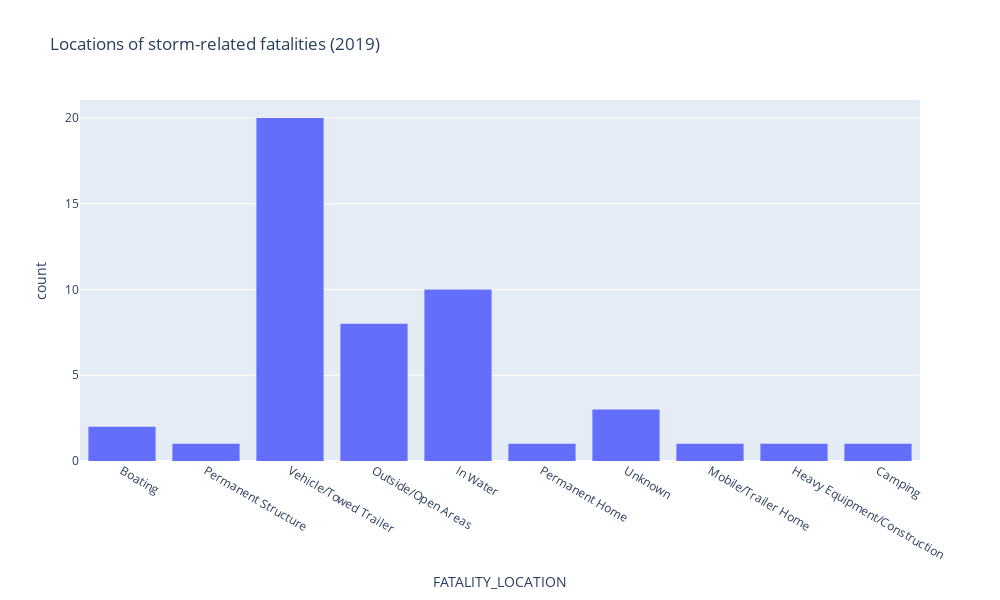

This figure's notebook cell:
### Markdown cell above
It looks like Texas has a lot of hail storms!

We can also perform more complex queries. For example, we can join our two datasets to see the type of location where the most storm-related fatalities occurred in 2019.

### Code cell
query = (
    meta.query(
        storms.EVENT_ID, storms.BEGIN_LAT, storms.BEGIN_LON, fatalities.FATALITY_LOCATION
    )
    .join(fatalities, storms.EVENT_ID == fatalities.EVENT_ID)
    .filter(storms.STATE.like("%TEXAS%"))
)
df_joined = lagoon.download_query(query=query, sources=[details_source, fatalities_source])

fig = px.histogram(
    df_joined, 
    x="FATALITY_LOCATION",
    title="Locations of storm-related fatalities (2019)",
    width=1000, 
    height=600
)
fig.show()

### Figure 1 — Plotly figure (JSON) as saved in the notebook; plotly's stock layout.template omitted (floating-point values rounded to 4 significant figures)
{"data": [{"alignmentgroup": "True", "bingroup": "x", "hovertemplate": "FATALITY_LOCATION=%{x}<br>count=%{y}<extra></extra>", "legendgroup": "", "marker": {"color": "#636efa"}, "name": "", "offsetgroup": "", "orientation": "v", "showlegend": false, "type": "histogram", "x": ["Boating", "Permanent Structure", "Vehicle/Towed Trailer", "Vehicle/Towed Trailer", "Vehicle/Towed Trailer", "Outside/Open Areas", "Vehicle/Towed Trailer", "Outside/Open Areas", "Vehicle/Towed Trailer", "Outside/Open Areas", "Outside/Open Areas", "Outside/Open Areas", "Outside/Open Areas", "In Water", "Permanent Home", "Unknown", "Unknown", "In Water", "Vehicle/Towed Trailer", "In Water", "Vehicle/Towed Trailer", "Outside/Open Areas", "Mobile/Trailer Home", "In Water", "In Water", "In Water", "Vehicle/Towed Trailer", "Vehicle/Towed Trailer", "Boating", "In Water", "Vehicle/Towed Trailer", "Vehicle/Towed Trailer", "Vehicle/Towed Trailer", "Vehicle/Towed Trailer", "Heavy Equipment/Construction", "In Water", "Unknown", "Vehicle/Towed Trailer", "In Water", "Vehicle/Towed Trailer", "Vehicle/Towed Trailer", "Vehicle/Towed Trailer", "Outside/Open Areas", "Vehicle/Towed Trailer", "Vehicle/Towed Trailer", "In Water", "Camping", "Vehicle/Towed Trailer"], "xaxis": "x", "yaxis": "y"}], "layout": {"barmode": "relative", "height": 600, "legend": {"tracegroupgap": 0}, "title": {"text": "Locations of storm-related fatalities (2019)"}, "width": 1000, "xaxis": {"anchor": "y", "autorange": true, "domain": [0, 1], "range": [-0.5, 9.5], "title": {"text": "FATALITY_LOCATION"}, "type": "category"}, "yaxis": {"anchor": "x", "autorange": true, "domain": [0, 1], "range": [0, 21.05], "title": {"text": "count"}}}}
